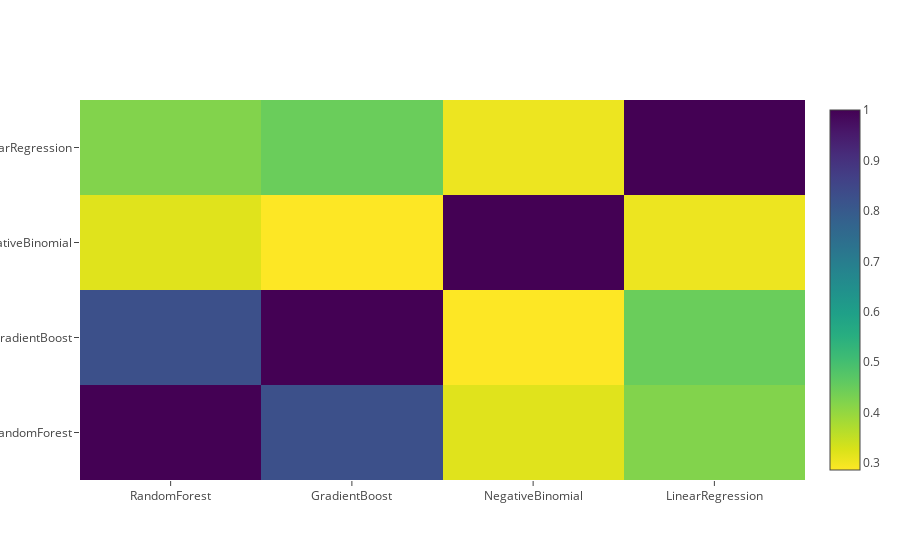

Notebook source saved alongside this figure:
### Code cell
data = [ go.Heatmap( z = base_predictions_train_iq.astype( float ).corr().values,
                     x = base_predictions_train_iq.columns.values,
                     y = base_predictions_train_iq.columns.values,
                     colorscale = 'Viridis',
                     showscale = True,
                     reversescale = True )]
py.iplot( data, filename = 'labelled-heatmap' )

### Figure 1 — Plotly figure (JSON) as saved in the notebook; plotly's stock layout.template omitted (floating-point values rounded to 4 significant figures)
{"data": [{"colorscale": "Viridis", "reversescale": true, "showscale": true, "type": "heatmap", "uid": "cb4874db-e4e2-48a9-8146-ef71b2e21406", "x": ["RandomForest", "GradientBoost", "NegativeBinomial", "LinearRegression"], "y": ["RandomForest", "GradientBoost", "NegativeBinomial", "LinearRegression"], "z": [[1, 0.8269, 0.3188, 0.4205], [0.8269, 1, 0.2863, 0.4482], [0.3188, 0.2863, 1, 0.3044], [0.4205, 0.4482, 0.3044, 1]]}], "layout": {}}
